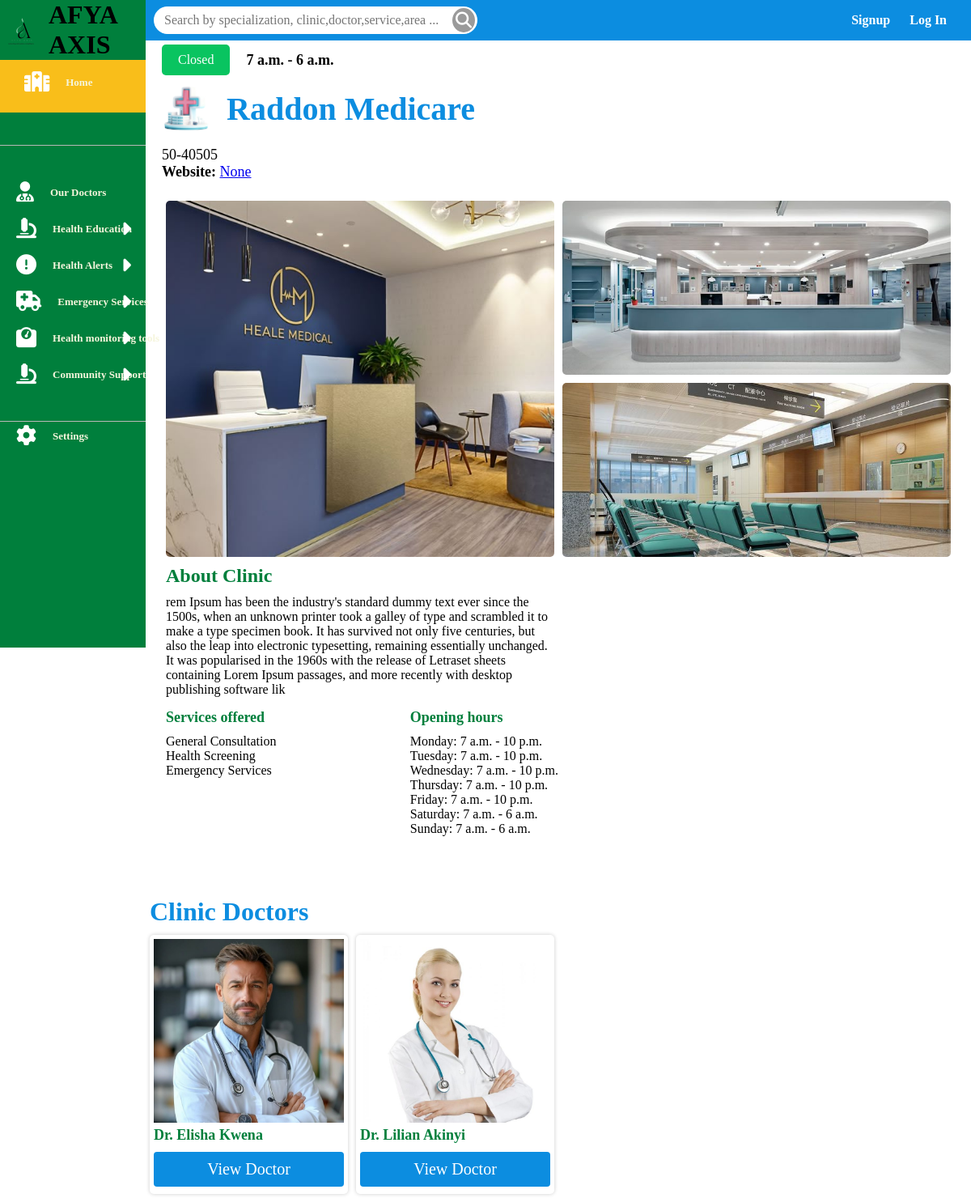
/clinics/1/, run on the app's committed database.
### clinics/models.py (models this page shows, shortened)
class OpeningHours(models.Model):
    DAYS_OF_WEEK = [
        ('Monday', 'Monday'),
        ('Tuesday', 'Tuesday'),
        ('Wednesday', 'Wednesday'),
        ('Thursday', 'Thursday'),
        ('Friday', 'Friday'),
        ('Saturday', 'Saturday'),
        ('Sunday', 'Sunday'),
    ]
    clinic = models.ForeignKey(Clinic, on_delete=models.CASCADE, related_name="opening_hours")
    day = models.CharField(max_length=10, choices=DAYS_OF_WEEK)
    opening_time = models.TimeField()
    closing_time = models.TimeField()
    class Meta:
        unique_together = ('clinic', 'day')  # Prevent duplicate day entries per clinic

class Clinic(models.Model):
    name = models.CharField(max_length=255, unique=True)
    address = models.TextField()
    phone_number = models.CharField(max_length=15, unique=True)
    email = models.EmailField(unique=True, blank=True, null=True)
    website = models.URLField(blank=True, null=True)
    latitude = models.DecimalField(max_digits=9, decimal_places=6, blank=True, null=True)
    longitude = models.DecimalField(max_digits=9, decimal_places=6, blank=True, null=True)
    about = models.TextField(blank=True, null=True)
    services = models.ManyToManyField(Service, related_name='clinics')
    image1 = models.ImageField(upload_to='clinic_images/', blank=True, null=True)
    image2 = models.ImageField(upload_to='clinic_images/', blank=True, null=True)
    image3 = models.ImageField(upload_to='clinic_images/', blank=True, null=True)
    def get_current_day_hours(self):
        current_day = timezone.localtime().strftime('%A')
        print(f"Checking hours for: {current_day}")  # Debugging
        hours = self.opening_hours.filter(day=current_day).first()
        if hours:
            print(f"Opening: {hours.opening_time}, Closing: {hours.closing_time}")  # Debugging
            return {'open': hours.opening_time, 'close': hours.closing_time}
        print("No hours found!")  # Debugging
        return {'open': None, 'close': None}
    def is_open_now(self):
        current_day_hours = self.get_current_day_hours()
        if current_day_hours['open'] and current_day_hours['close']:
            now = localtime().time()  # Get local time instead of UTC
            return current_day_hours['open'] <= now <= current_day_hours['close']
        return False

class Service(models.Model):
    name = models.CharField(max_length=100, unique=True)
    image = models.ImageField(upload_to='service_images/', blank=True, null=True)

### doctors/models.py (models this page shows, shortened)
class Doctor(models.Model):
    user = models.OneToOneField(User, on_delete=models.CASCADE, related_name='doctor_profile')
    first_name = models.CharField(max_length=100)
    last_name = models.CharField(max_length=100)
    email = models.EmailField(unique=True)
    phone_number = models.CharField(max_length=15, unique=True)
    clinic = models.ForeignKey('clinics.Clinic', on_delete=models.CASCADE, related_name="doctors")
    specialization = models.ForeignKey(Specialization, on_delete=models.CASCADE, related_name="doctors")
    bio = models.TextField(blank=True, null=True)
    profile_picture = models.ImageField(upload_to='doctor_profiles/', blank=True, null=True)
    facebook = models.URLField(blank=True, null=True)
    twitter = models.URLField(blank=True, null=True)
    linkedin = models.URLField(blank=True, null=True)
    instagram = models.URLField(blank=True, null=True)
    address = models.TextField()
    city = models.CharField(max_length=100)
    country = models.CharField(max_length=100,default='Kenya')
    postal_code = models.CharField(max_length=10,default='0000')
    state= models.CharField(max_length=100,default='Kisii')
    hire_date = models.DateField(null=True, blank=True)
    years_of_experience = models.IntegerField(null=True, blank=True)
    years_worked_at_afyaaxis = models.IntegerField(null=True, blank=True)
    availability = models.BooleanField(default=True)

### clinics/views.py (the view)
# urls.py: path('<int:clinic_id>/', views.clinic_detail, name='clinic_detail'),
def clinic_detail(request, clinic_id):
    clinic = get_object_or_404(Clinic, id=clinic_id)
    doctors = clinic.doctors.all()
    current_day_hours = clinic.get_current_day_hours()
    is_open = clinic.is_open_now()
    return render(request, 'clinics/clinic_detail.html', {
        'clinic': clinic,
         'doctors': doctors,
        "current_day_hours": current_day_hours,
        "is_open": is_open})

### notifications/templatetags/notification_tags.py (called while the page is built)
@register.simple_tag(takes_context=True)
def user_unread_notifications_count(context):
    user = context['user']
    if user.is_authenticated:
        return Notification.objects.filter(user=user, is_read=False).count()
    return 0

### templates/clinics/clinic_detail.html (shortened to what this page needs)
{% extends "base/layout.html" %}
{%load static%}
{% block content %}
<section class="clinic_details">
    <div class="clinictop">
        <div class="lefttop">
            {% if is_open %}
            <span>Open Now</span>
            {% else %}
            <span>Closed</span>
            {% endif %}
            {% if current_day_hours.open and current_day_hours.close %}
                <h2> {{ current_day_hours.open }} - {{ current_day_hours.close }}</h2>
            {% else %}
            <h2>...</h2>
            {%endif%}
        </div>
        <div class="clinic_name">
            <div class="cliniclogo">
                <img src="{% static 'images/cliniclogo.png' %}" alt="">
                <h1>{{ clinic.name }}</h1>
            </div>
            <div class="clinicaddress">
                <p>{{ clinic.address }}</p>
                <p><strong>Website:</strong> <a href="{{ clinic.website }}" target="_blank">{{ clinic.website }}</a></p>
            </div>
        </div>
    </div>
    <div class="clinicimages">
        <div class="leftimage">
            {% if clinic.image1 %}
                <img src="{{ clinic.image1.url }}" alt="Clinic Image 1" width="200">
            {% endif %}
        </div>
        <div class="rightimage">
            <div class="righttop">
                {% if clinic.image2 %}
                    <img src="{{ clinic.image2.url }}" alt="Clinic Image 2" width="200">
                {% endif %}
            </div>
            <div class="rightbottom">
                {% if clinic.image3 %}
                    <img src="{{ clinic.image3.url }}" alt="Clinic Image 3" width="200">
                {% endif %}
            </div>
        </div>
    </div>
    <div class="clinic-details">
        <div class="clinic-detailsbox">
            <div class="aboutclinic">
                <h1>About Clinic</h1>
                <p>{{clinic.about}}</p>
                <div class="opening">
                    <div class="clinic-services">
                        <h1>Services offered</h1>
                        <ul>
                            {% for service in clinic.services.all %}
                                <li>{{ service.name }}</li>
                            {% endfor %}
                        </ul>
                    </div>
                    <div class="openat">
                        <h1>Opening hours</h1>
                        <ul>
                            {% for hours in clinic.opening_hours.all %}
                                <li>{{ hours.day }}: {{ hours.opening_time }} - {{ hours.closing_time }}</li>
                            {% endfor %}
                        </ul>
                    </div>
                </div>
            </div>
            </div>
        </div>
    </div>
    <div class="clinicdoctors">
        <h1>Clinic Doctors</h1>
        <div class="clinc-doctorsbox">
            {% for doctor in doctors %}
            <div class="clinic-doctor">
                <div class="clinic-doctor-img">
                    {% if doctor.profile_picture%}
                        <img src="{{ doctor.profile_picture.url }}" alt="{{ doctor.last_name }}'s Profile Picture">
                    {%endif%}
                </div>
                <h2>Dr. {{ doctor.first_name }} {{ doctor.last_name }}</h2>
                <form action="{% url 'doctor_detail' doctor.id %}">
                    <button>View Doctor</button>
                </form>
            </div>
            {% endfor %}
        </div>
    </div>
{% endblock %}

### static/css/main.css (style rules this page uses)
* { margin: 0; padding: 0; box-sizing: border-box; }
:root { --green:#007f3c; --blue:#0c8de0; --yellow:#f9be1a; }
body { width: 100%; }
.clinic_details { width: 100%; }
.clinictop { width: 100%; margin-bottom: 20px; }
.lefttop { display: flex; align-items: center; justify-content: left; gap: 20px; }
.lefttop span { background-color: #09c460; padding: 10px 20px; border-radius: 5px; color: rgb(255, 255, 255); }
.lefttop h2 { font-size: 18px; }
.clinic_name { width: 100%; }
.cliniclogo { margin-top: 10px; width: 100%; display: flex; align-items: center; justify-content: left;gap: 20px; margin-bottom: 15px; }
.cliniclogo img { width: 60px; }
.cliniclogo h1 { font-size: 40px; text-transform: capitalize; color: #0c8de0; }
.clinicaddress { width: 100%; }
.clinicaddress p { font-size: 18px; }
.clinicimages { width: 100%; display: flex; align-items: center; justify-content: space-between; height: 450px; }
.clinicimages img { border-radius: 5px; }
.leftimage { width: 50%; height: 100%; padding: 5px; }
.leftimage img { width: 100%; height: 100%; object-fit: cover; }
.rightimage { width: 50%; height: 100%; }
.rightimage .righttop { width: 100%; height: 50%; padding: 5px; }
.rightimage .righttop img { width: 100%; height: 100%; object-fit: cover; object-position: center; }
.rightimage .rightbottom { width: 100%; height: 50%; padding: 5px; }
.rightimage .rightbottom img { width: 100%; height: 100%; object-fit: cover; object-position: center; }
.clinic-details { width: 100%; padding: 5px; }
.clinic-detailsbox { width: 100%; display: flex; align-items: top; justify-content: space-between; gap: 10px; }
.clinic-detailsbox h1 { color: #007f3c; margin-bottom: 10px; }
.opening { width: 100%; display: flex; align-items: top; justify-content: space-between; }
.opening h1 { margin-top: 15px; font-size: 18px; text-align: left; }
.openat ul { list-style-type: none; }
.clinic-services { width: 50%; }
.clinic-services ul { list-style-type: none; }
.aboutclinic, .addresspic { width: 50%; }
.clinicdoctors { width: 100%; padding: 5px; }
.clinicdoctors h1 { color: #0c8de0; margin: 10px 0; }
.clinc-doctorsbox { width: 100%; display: grid; grid-template-columns: 1fr 1fr 1fr 1fr; grid-gap: 10px; }
.clinic-doctor { border-radius: 5px; box-shadow: 0px 0px 5px rgb(0, 0, 0,0.2); height: 320px; padding: 5px; }
.clinic-doctor h2 { margin-top: 5px; color: #007f3c; font-size: 18px; }
.clinic-doctor-img { width: 100%; height: 73%; }
.clinic-doctor-img img { width: 100%; height: 100%; object-fit: cover; object-position: top; }
.clinic-doctor form { width: 100%; margin-top: 10px; }
.clinic-doctor form button { width: 100%; cursor: pointer; padding: 10px; background-color: #0c8de0; border: none; border-radius: 4px; color: #ffffff; font-size: 20px; font-family: 'Times New Roman', Times, serif; }

### data on the page
OpeningHours: open "7 a.m.", close "6 a.m.", day "Saturday", opening_time "7 a.m.", closing_time "6 a.m."
Clinic: name "Raddon Medicare", address "50-40505", website "None", image1 (picture), image2 (picture), image3 (picture), about "rem Ipsum has been the industry's standard dummy text ever since the 1500s, when an unknown printer took a galley of type and scrambled it to make a type specimen book. It has survived not only five centuries, but also the leap into electronic typesetting, remaining essentially unchanged. It was popularised in the 1960s with the release of Letraset sheets containing Lorem Ipsum passages, and more recently with desktop publishing software lik"
Service: name "General Consultation"
Service: name "Health Screening"
Service: name "Emergency Services"
OpeningHours: day "Monday", opening_time "7 a.m.", closing_time "10 p.m."
OpeningHours: day "Tuesday", opening_time "7 a.m.", closing_time "10 p.m."
OpeningHours: day "Wednesday", opening_time "7 a.m.", closing_time "10 p.m."
OpeningHours: day "Thursday", opening_time "7 a.m.", closing_time "10 p.m."
OpeningHours: day "Friday", opening_time "7 a.m.", closing_time "10 p.m."
OpeningHours: day "Sunday", opening_time "7 a.m.", closing_time "6 a.m."
Doctor: profile_picture (picture), first_name "Elisha", last_name "Kwena"
Doctor: profile_picture (picture), first_name "Lilian", last_name "Akinyi"
